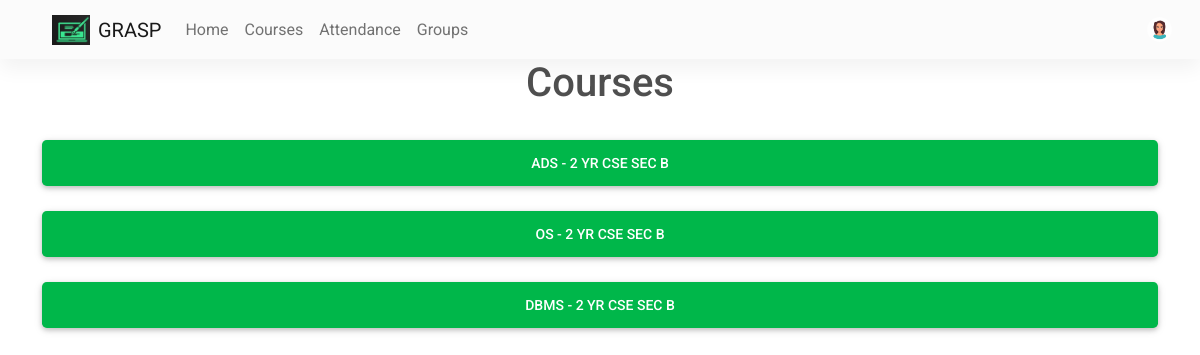
The app's page /courses (signed in) with its own data.
### website/models.py (models this page shows)
class User(db.Model, UserMixin):
    id = db.Column(db.Integer, primary_key=True)
    email = db.Column(db.String(150), unique=True, nullable=False)
    password = db.Column(db.String(150), nullable=False)
    first_name = db.Column(db.String(150), nullable=False)
    user_type = db.Column(db.String(1), nullable=False)
    notes = db.relationship('Note', backref='author', lazy=True)
    array_ids = db.relationship('Array_ids')
    student = db.relationship('Student', backref='user')
    teacher = db.relationship('Teacher', backref='user')
    mobile = db.Column(db.Integer, nullable=False)
    profile_pic = db.Column(
        db.String(150), nullable=False, default="default.jpg")
    dob = db.Column(db.DateTime(timezone=True), nullable=False)
    gender = db.Column(db.String(1), nullable=False)

class Course(db.Model):
    id = db.Column(db.Integer, primary_key=True)
    branch = db.Column(db.String(20))
    section = db.Column(db.String(1))
    year = db.Column(db.Integer)
    subject = db.Column(db.String(50))
    course_name = db.Column(db.String(100))
    teacher_id = db.Column(db.Integer, db.ForeignKey('teacher.id'))
    student_ids = db.relationship('Student_ids')
    lecture = db.relationship('Lecture')
    materials = db.relationship('Materials')

### website/courses/routes.py (the view)
@courses.route('/courses')
@login_required
def get_courses():
    if current_user.user_type == 'p':
        teacher = current_user.teacher[0]
        course_names = {}
        for course in teacher.courses:
            a = course.subject + " - " + \
                str(course.year) + " Yr " + course.branch.upper() + \
                " Sec " + course.section.upper()
            course_names[course.course_name] = a
    else:
        student = current_user.student[0]
        courses_ids = student.courses
        course_names = {}
        for i in courses_ids:
            course = Course.query.get(i.course_id)
            a = course.subject + " - " + \
                str(course.year) + " Yr " + course.branch.upper() + \
                " Sec " + course.section.upper()
            course_names[course.course_name] = a
    return render_template('courses.html', user=current_user, course_names=course_names)

### website/templates/courses.html (shortened to what this page needs)
{% extends "base.html" %}
{% block content %}
<h1 align="center">Courses</h1>
{% for course in course_names %}
    <a href='/courses/{{course}}'>
        <button class="btn btn-success btn-lg btn-block">
            {{ course_names[course] }}
        </button>
    </a>
{% endfor %}
{% endblock %}

### website/templates/base.html (shortened to what this page needs)
<!DOCTYPE html>
<html lang="en">
<head>
    <link rel="stylesheet" href="https://use.fontawesome.com/releases/v5.15.2/css/all.css" />
    <link rel="stylesheet" href="https://stackpath.bootstrapcdn.com/bootstrap/4.4.1/css/bootstrap.min.css"
 />
    <link rel="stylesheet" type="text/css" href="{{ url_for('static', filename='css/mdb.min.css') }}">
    <link rel="stylesheet" type="text/css" href="{{ url_for('static', filename='css/mdb.rtl.min.css') }}">
</head>
<body>
    <nav class="navbar navbar-expand-lg navbar-light bg-light">
        <div class="container-fluid">
            <a class="navbar-brand" href="/">
                <img src="{{url_for('static',filename='logo4.jpeg')}}" class="me-2" height="30" alt="" loading="lazy" />
                GRASP
            </a>
            <div class="collapse navbar-collapse" id="navbarNavAltMarkup">
                {% if user.is_authenticated %}
                {% if user.user_type=='s' %}
                <div class="navbar-nav mr-auto">
                    <a class="nav-link" aria-current="page" href="/">Home</a>
                    <a class="nav-item nav-link" id="courses" href="/courses">Courses</a>
                    <a class="nav-item nav-link" id="attendance" href="/attendance">Attendance</a>
                    <a class="nav-item nav-link" id="groups" href="/groups">Groups</a>
                </div>
                {% endif %}
                <div class="d-flex align-items-center">
                    <a class="dropdown-toggle d-flex align-items-center hidden-arrow" href="#"
                        id="navbarDropdownMenuLink" role="button" data-mdb-toggle="dropdown" aria-expanded="false">
                        <img src="{{url_for('static', filename='img/' + user.profile_pic)}}" class="rounded-circle"
                            height="25" alt="" loading="lazy" />
                    </a>
                </div>
                {% else %}
                <div class="navbar-nav me-auto mb-2 mb-lg-0">
                </div>
                <div class="d-flex align-items-center">
                    <a class="btn btn-link" id="login" href="/login">Login</a>
                </div>
                {% endif %}
            </div>
        </div>
    </nav>
    <div class="container">
        {% block content %}{% endblock %}
    </div>
</body>
</html>

### records on screen
User: profile_pic (picture)
Course: course_name "ADS - 2 YR CSE SEC B"
Course: course_name "OS - 2 YR CSE SEC B"
Course: course_name "DBMS - 2 YR CSE SEC B"
